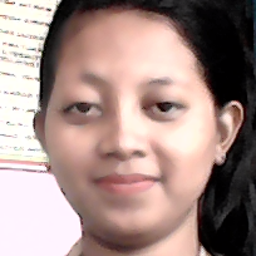
#> input picture akaze/data/image/Clara1.png, 256 x 256 px
$ python -i face.py   (imports and definitions only)
#> lines starting #> are read from the running program, lines starting #| are printed output that depends on the picture
import cv2
from PIL import Image
import numpy as np
import os
dir_path = os.path.dirname(os.path.realpath(__file__))
haar = os.path.join(f'{dir_path}/../haarcascade_frontalface_default.xml')
FACE_CASCADE = cv2.CascadeClassifier(haar)


def crop_image(im, coords, optSize=0):
    left = coords[0] - optSize
    top = coords[1] - optSize
    right = left + coords[2] + optSize*2
    bottom = top + coords[3] + optSize*2
    return im.crop((left, top, right, bottom))


def draw_boundary(img, scale_factor, min_neighbors, color, text):
    gray_img = cv2.cvtColor(img, cv2.COLOR_BGR2GRAY)
    features = FACE_CASCADE.detectMultiScale(
        gray_img, scale_factor, min_neighbors)
    coords = []
    for (x, y, w, h) in features:
        # cv2.putText(img, text, (x, y-4), cv2.FONT_HERSHEY_SIMPLEX,
        #             0.8, color, 1, cv2.LINE_AA)
        coords = [x, y, w, h]
    return coords, img


def detect(img):
    color = {"red": (255, 0, 0), "blue": (0, 0, 255), "green": (0, 255, 0)}
    coords, img = draw_boundary(
        img, 1.1, 20, color["green"], "Face")
    return coords, img


def get_face_cropped(base_image):
    """
    base_image -> cv2 image
    """

    cv2image = cv2.cvtColor(base_image, cv2.COLOR_BGR2RGB)
    img = cv2.flip(cv2image, 1)
    coords, img = detect(img)
    img = Image.fromarray(img)
    imgSnap = crop_image(img, coords, 25)
    imgSnap = imgSnap.resize((256, 256))
    imgSnap = cv2.cvtColor(np.array(imgSnap), cv2.COLOR_RGB2BGR)
    return imgSnap


def is_completely_black(image, threshold=10):
    gray_image = cv2.cvtColor(image, cv2.COLOR_BGR2GRAY)
    mean_pixel_value = int(gray_image.mean())
    return mean_pixel_value < threshold

>>> import cv2
>>> picture = cv2.imread('../data/image/Clara1.png')
#> picture is the input picture: shape (256, 256, 3); mean B, G, R 135.6, 141.1, 164.9
>>> result = get_face_cropped(picture)
#> in get_face_cropped, `img = cv2.flip(cv2image, 1)`:
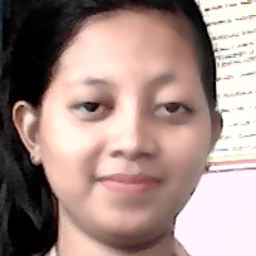
#> img: shape (256, 256, 3); mean R, G, B 164.9, 141.1, 135.6
#> in draw_boundary, `gray_img = cv2.cvtColor(img, cv2.COLOR_BGR2GRAY)`:
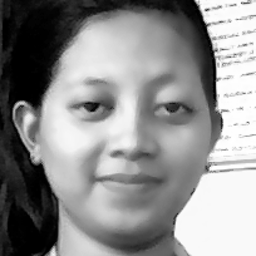
#> gray_img: shape (256, 256); min 0, max 255, mean 142.2
#> in draw_boundary, `features = FACE_CASCADE.detectMultiScale( gray_img, scale_factor, min_..`: features = [[32, 30, 196, 196]]
#> the loop in draw_boundary, `for (x, y, w, h) in features:` made 1 pass
#> in detect, `coords, img = draw_boundary( img, 1.1, 20, color["green"], "Face")`: coords = [32, 30, 196, 196]
#> in crop_image, `left = coords[0] - optSize`: left = 7
#> in crop_image, `top = coords[1] - optSize`: top = 5
#> in crop_image, `right = left + coords[2] + optSize*2`: right = 253
#> in crop_image, `bottom = top + coords[3] + optSize*2`: bottom = 251
#> in crop_image, `return im.crop((left, top, right, bottom))`:
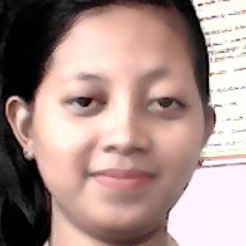
#> returned value: PIL image 246x246 RGB; mean R, G, B 169.5, 144.4, 138.5
#> in get_face_cropped, `imgSnap = cv2.cvtColor(np.array(imgSnap), cv2.COLOR_RGB2BGR)`:
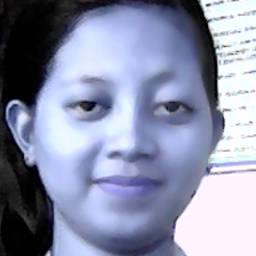
#> imgSnap: shape (256, 256, 3); mean R, G, B 138.5, 144.4, 169.5
